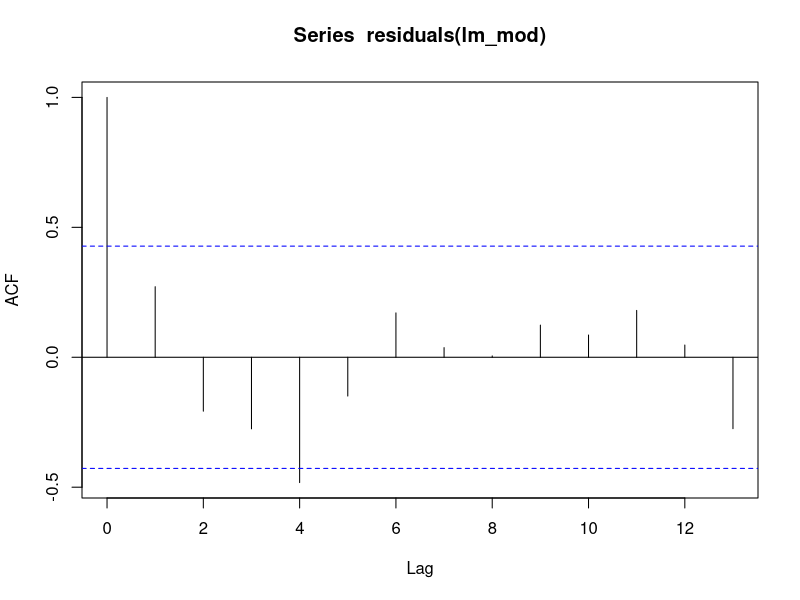
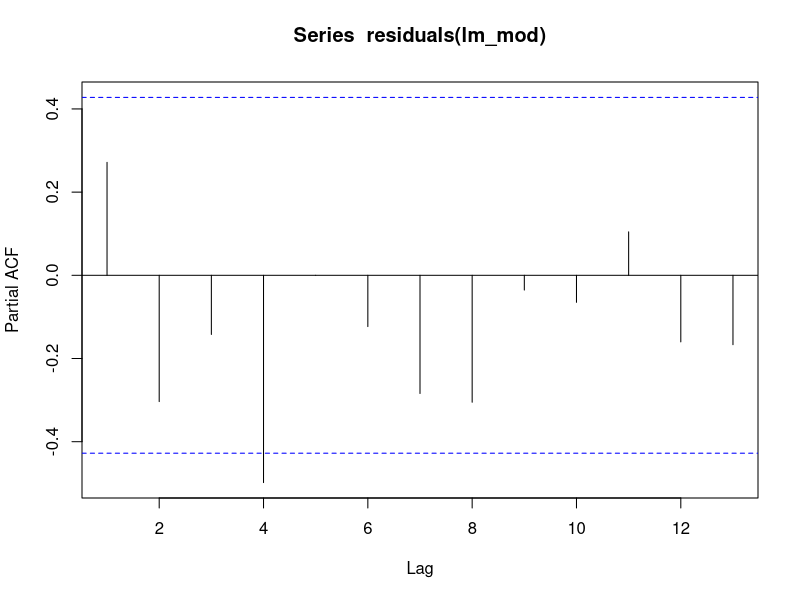
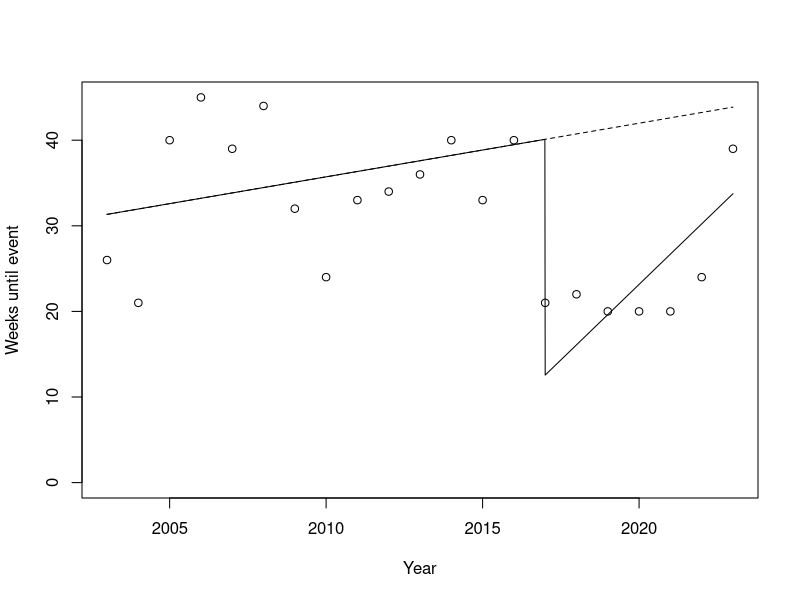
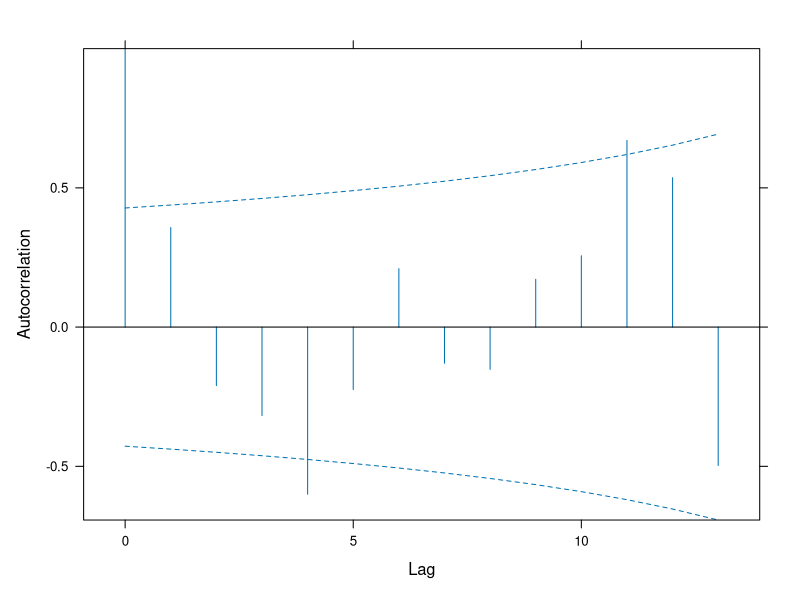
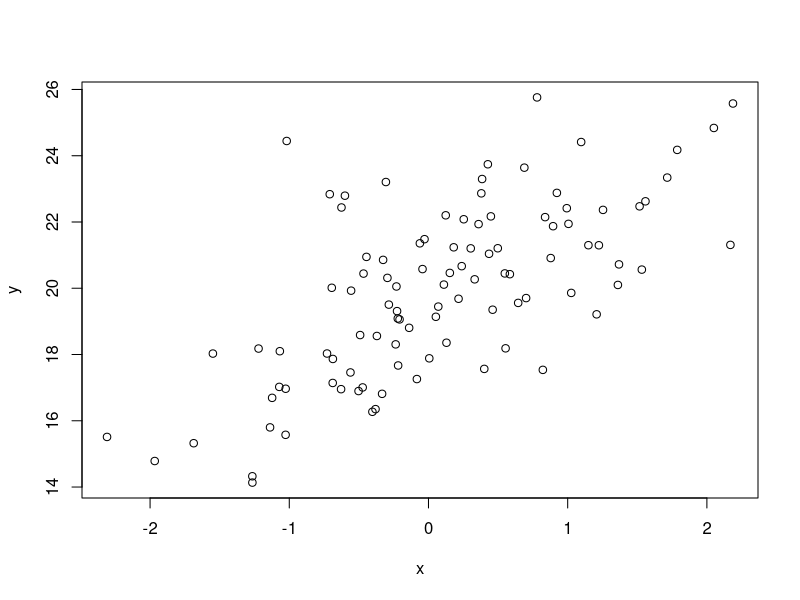
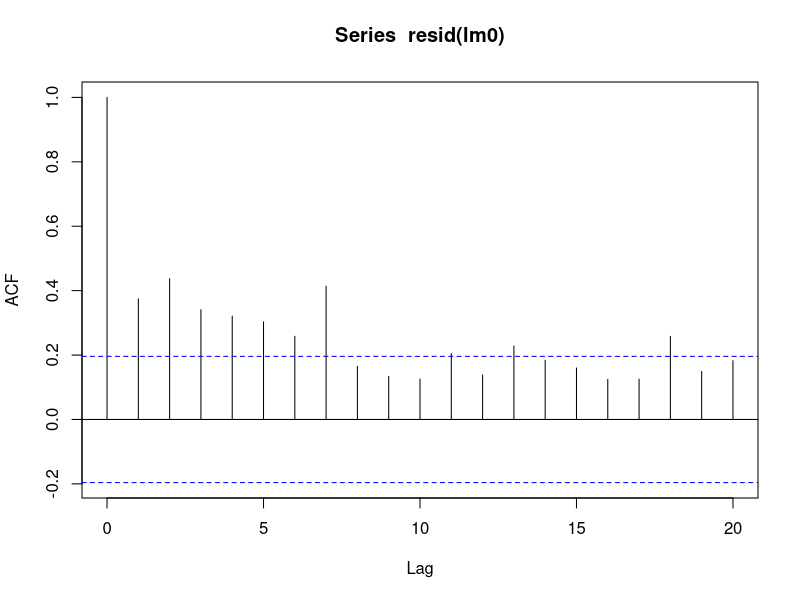
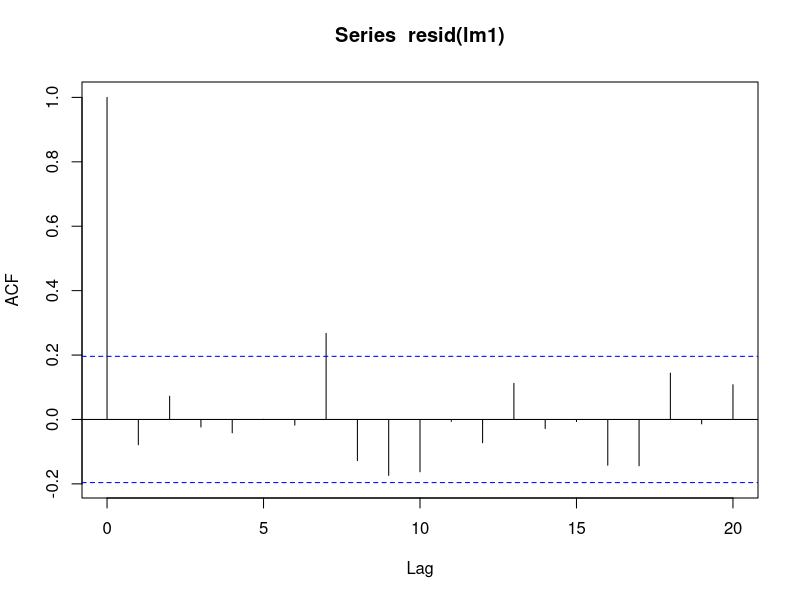
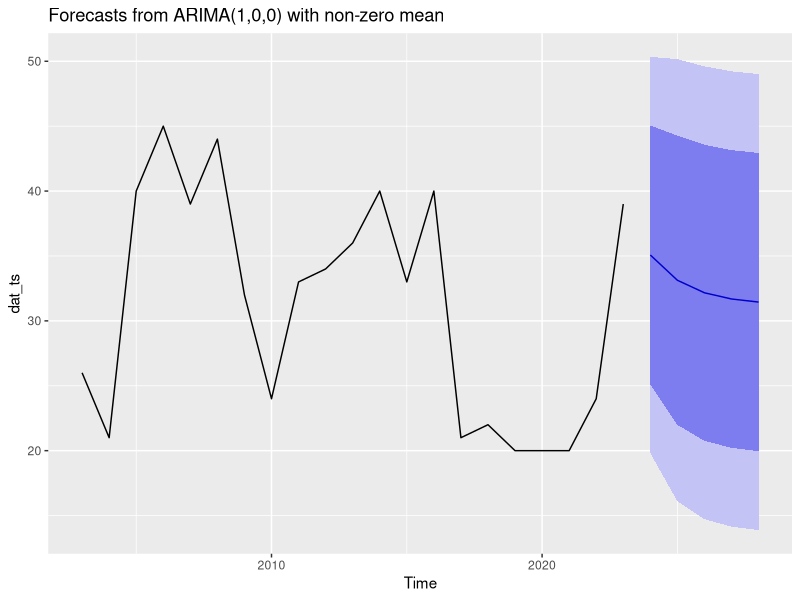

These figures' R source, in order:
## ---- chunk 1
knitr::opts_chunk$set(echo = TRUE)
## ---- chunk 2
library(tidyverse)
library(nlme)
## ---- chunk 3
dat <- read.csv(text = "Year	Weeks	Intervention
2023	39	1
2022	24	1
2021	20	1
2020	20	1
2019	20	1
2018	22	1
2017	21	1
2016	40	0
2015	33	0
2014	40	0
2013	36	0
2012	34	0
2011	33	0
2010	24	0
2009	32	0
2008	44	0
2007	39	0
2006	45	0
2005	40	0
2004	21	0
2003	26	0", sep = "\t") |>
  arrange(Year)
## ---- chunk 4
lm_mod = lm(
  Weeks ~ I(Year - 2017) * Intervention,
  data = dat
)
dat$lm_resids <- resid(lm_mod)
summary(lm_mod)
## ---- chunk 5
acf(residuals(lm_mod))
## ---- chunk 6
acf(residuals(lm_mod), type = "partial")
## ---- chunk 7
library(car)
## ---- chunk 8
durbinWatsonTest(lm_mod, max.lag = 10, data = dat)
## ---- chunk 9
dat |>
  filter(Intervention == 1) |>
  pull(Year) |>
  min()
## ---- chunk 10
gls_mod2 = gls(
  Weeks ~ I(Year - 2017) * Intervention,
  data = dat,
  correlation = corARMA(p = 1, q = 1, form = ~ I(Year - 2017)),
  method = "ML"
)

summary(gls_mod2)
## ---- chunk 11
predictions <- predict(gls_mod2) |> as.numeric()
dat$predicted <- predictions
## ---- chunk 12
preddat <- tibble(
  Year = seq(min(dat$Year), max(dat$Year), .01),
  Intervention = as.numeric(Year >= 2017)
)
## ---- chunk 13
preddat0 <- tibble(
  Year = seq(min(dat$Year), max(dat$Year), .01),
  Intervention = 0
)
## ---- chunk 14
preddat$Weeks  <- predict(gls_mod2, preddat)
preddat0$Weeks <- predict(gls_mod2, preddat0)
## ---- chunk 15
plot(Weeks ~ Year, data = dat, ylim = c(0,45), ylab = "Weeks until event")
lines(preddat0$Year, preddat0$Weeks, lty = 2)
lines(preddat$Year, preddat$Weeks)
## ---- chunk 16
ACF(gls_mod2, form = ~ I(Year - 2017)) |> plot(alpha = 5/100)
## ---- chunk 17
set.seed(123)
x <- rnorm(100, 0, 1)
y <- 20 + 2*x + rnorm(100, 0, 2)
madeup <- data.frame(x,y) |>
  arrange(x)
plot(y ~ x, data = madeup)
## ---- chunk 18
lm0 <- lm(y ~ 1, data = madeup)
acf(resid(lm0))
## ---- chunk 19
lm1 <- lm(y ~ x, data = madeup)
acf(resid(lm1))
## ---- chunk 20
library(forecast)
## ---- chunk 21
dat_ts <- ts(dat$Weeks, start = min(dat$Year))
dat_ts
## ---- chunk 22
automagic <- auto.arima(dat_ts, trace = TRUE, stepwise = FALSE, approximation = FALSE)
automagic
## ---- chunk 23
automagic |>
  forecast(h = 5) |>
  autoplot()
## ---- chunk 24
resid(automagic) |> acf()
## ---- chunk 25
dat
